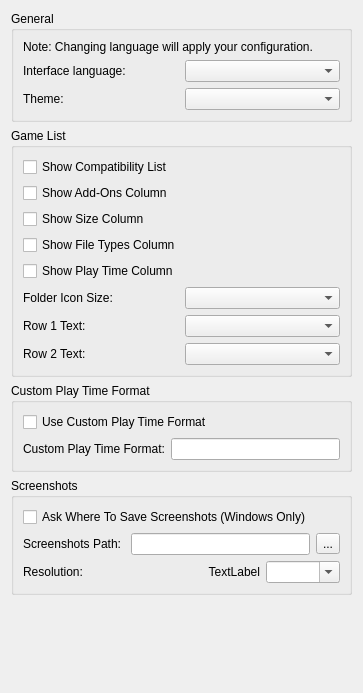
<?xml version="1.0" encoding="UTF-8"?>
<ui version="4.0">
 <class>ConfigureUi</class>
 <widget class="QWidget" name="ConfigureUi">
  <property name="geometry">
   <rect>
    <x>0</x>
    <y>0</y>
    <width>363</width>
    <height>693</height>
   </rect>
  </property>
  <property name="windowTitle">
   <string>Form</string>
  </property>
  <property name="accessibleName">
   <string>UI</string>
  </property>
  <layout class="QVBoxLayout" name="verticalLayout">
   <item>
    <widget class="QGroupBox" name="general_group_box">
     <property name="title">
      <string>General</string>
     </property>
     <layout class="QVBoxLayout" name="verticalLayout_7">
      <item>
       <widget class="QLabel" name="label_change_language_info">
        <property name="text">
         <string>Note: Changing language will apply your configuration.</string>
        </property>
        <property name="wordWrap">
         <bool>true</bool>
        </property>
       </widget>
      </item>
      <item>
       <layout class="QHBoxLayout" name="language_qhbox_layout">
        <item>
         <widget class="QLabel" name="language_label">
          <property name="text">
           <string>Interface language:</string>
          </property>
         </widget>
        </item>
        <item>
         <widget class="QComboBox" name="language_combobox"/>
        </item>
       </layout>
      </item>
      <item>
       <layout class="QHBoxLayout" name="theme_qhbox_layout">
        <item>
         <widget class="QLabel" name="theme_label">
          <property name="text">
           <string>Theme:</string>
          </property>
         </widget>
        </item>
        <item>
         <widget class="QComboBox" name="theme_combobox"/>
        </item>
       </layout>
      </item>
     </layout>
    </widget>
   </item>
   <item>
    <widget class="QGroupBox" name="game_list_group_box">
     <property name="title">
      <string>Game List</string>
     </property>
     <property name="flat">
      <bool>false</bool>
     </property>
     <layout class="QVBoxLayout" name="verticalLayout_3">
      <item>
       <widget class="QCheckBox" name="show_compat">
        <property name="text">
         <string>Show Compatibility List</string>
        </property>
       </widget>
      </item>
      <item>
       <widget class="QCheckBox" name="show_add_ons">
        <property name="text">
         <string>Show Add-Ons Column</string>
        </property>
       </widget>
      </item>
      <item>
       <widget class="QCheckBox" name="show_size">
        <property name="text">
         <string>Show Size Column</string>
        </property>
       </widget>
      </item>
      <item>
       <widget class="QCheckBox" name="show_types">
        <property name="text">
         <string>Show File Types Column</string>
        </property>
       </widget>
      </item>
      <item>
       <widget class="QCheckBox" name="show_play_time">
        <property name="text">
         <string>Show Play Time Column</string>
        </property>
       </widget>
      </item>
      <item>
       <layout class="QHBoxLayout" name="folder_icon_size_qhbox_layout">
        <item>
         <widget class="QLabel" name="folder_icon_size_label">
          <property name="text">
           <string>Folder Icon Size:</string>
          </property>
         </widget>
        </item>
        <item>
         <widget class="QComboBox" name="folder_icon_size_combobox"/>
        </item>
       </layout>
      </item>
      <item>
       <layout class="QHBoxLayout" name="row_1_qhbox_layout">
        <item>
         <widget class="QLabel" name="row_1_label">
          <property name="text">
           <string>Row 1 Text:</string>
          </property>
         </widget>
        </item>
        <item>
         <widget class="QComboBox" name="row_1_text_combobox"/>
        </item>
       </layout>
      </item>
      <item>
       <layout class="QHBoxLayout" name="row_2_qhbox_layout">
        <item>
         <widget class="QLabel" name="row_2_label">
          <property name="text">
           <string>Row 2 Text:</string>
          </property>
         </widget>
        </item>
        <item>
         <widget class="QComboBox" name="row_2_text_combobox"/>
        </item>
       </layout>
      </item>
     </layout>
    </widget>
   </item>
   <item>
    <widget class="QGroupBox" name="play_time_group_box">
     <property name="title">
      <string>Custom Play Time Format</string>
     </property>
     <layout class="QVBoxLayout" name="verticalLayout_6">
      <item>
       <widget class="QCheckBox" name="use_custom_play_time_format">
        <property name="text">
         <string>Use Custom Play Time Format</string>
        </property>
       </widget>
      </item>
      <item>
       <layout class="QHBoxLayout" name="custom_play_time_qhbox_layout">
        <item>
         <widget class="QLabel" name="custom_play_time_label">
          <property name="text">
           <string>Custom Play Time Format:</string>
          </property>
         </widget>
        </item>
        <item>
         <widget class="QLineEdit" name="custom_play_time_edit"/>
        </item>
       </layout>
      </item>
     </layout>
    </widget>
   </item>
   <item>
    <widget class="QGroupBox" name="screenshots_group_box">
     <property name="title">
      <string>Screenshots</string>
     </property>
     <layout class="QVBoxLayout" name="verticalLayout_2">
      <item>
       <widget class="QCheckBox" name="enable_screenshot_save_as">
        <property name="text">
         <string>Ask Where To Save Screenshots (Windows Only)</string>
        </property>
       </widget>
      </item>
      <item>
       <layout class="QHBoxLayout" name="screenshot_path_layout">
        <item>
         <widget class="QLabel" name="label">
          <property name="text">
           <string>Screenshots Path: </string>
          </property>
         </widget>
        </item>
        <item>
         <widget class="QLineEdit" name="screenshot_path_edit"/>
        </item>
        <item>
         <widget class="QToolButton" name="screenshot_path_button">
          <property name="text">
           <string>...</string>
          </property>
         </widget>
        </item>
       </layout>
      </item>
      <item>
       <layout class="QGridLayout" name="gridLayout">
        <property name="spacing">
         <number>6</number>
        </property>
        <item row="0" column="1">
         <layout class="QHBoxLayout" name="horizontalLayout_5">
          <item>
           <widget class="QLabel" name="screenshot_size_label">
            <property name="text">
             <string>TextLabel</string>
            </property>
            <property name="alignment">
             <set>Qt::AlignmentFlag::AlignRight|Qt::AlignmentFlag::AlignTrailing|Qt::AlignmentFlag::AlignVCenter</set>
            </property>
           </widget>
          </item>
          <item>
           <widget class="QComboBox" name="screenshot_size_combobox">
            <property name="editable">
             <bool>true</bool>
            </property>
           </widget>
          </item>
         </layout>
        </item>
        <item row="0" column="0">
         <widget class="QLabel" name="label_3">
          <property name="text">
           <string>Resolution:</string>
          </property>
         </widget>
        </item>
       </layout>
      </item>
     </layout>
    </widget>
   </item>
   <item>
    <spacer name="verticalSpacer">
     <property name="orientation">
      <enum>Qt::Orientation::Vertical</enum>
     </property>
     <property name="sizeHint" stdset="0">
      <size>
       <width>20</width>
       <height>40</height>
      </size>
     </property>
    </spacer>
   </item>
  </layout>
 </widget>
 <resources/>
 <connections/>
</ui>
